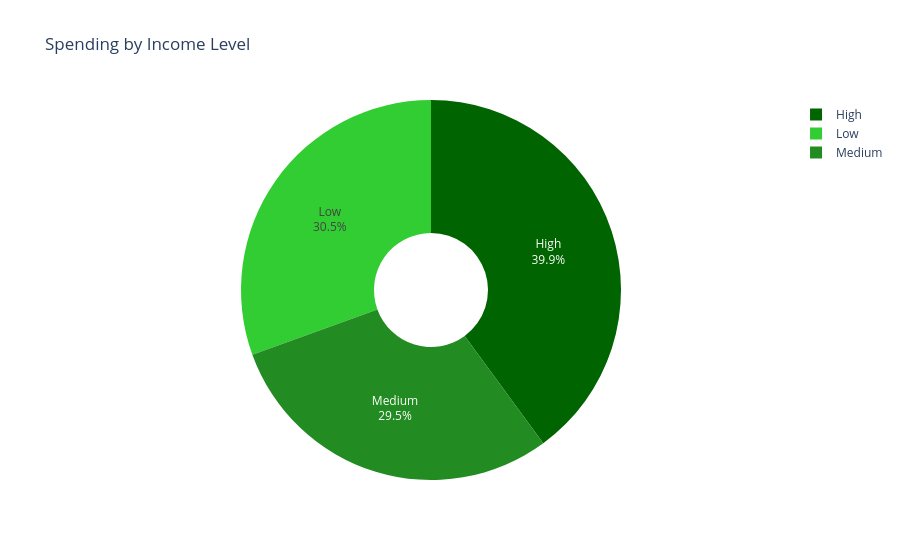

The code cell stored with this chart in its notebook:
### Markdown cell above
Description:
1. Why was this visualization created?
The visualization was created to analyze the distribution of total spending across different age groups. By grouping the data into age bins and aggregating the total spending for each group, the visualization aims to identify trends and patterns in spending behavior relative to age. The focus is to see which age groups contribute the most to total spending, helping businesses or organizations to understand consumer spending behavior by age demographics.
2. What question does it address?
The question this visualization addresses is:
"How does total spending vary across different age groups, and which age group has the highest and lowest spending?"

Visualization Type: Bar graph

Data Used:
Variables: Amount, unique TransactionID, Age (grouped)

Key Observations:
High spending in age groups 20-29, 30-39, and 40-49:
    20-29: 143,631.63
    30-39: 140,731.89
    40-49: 231,829.07
    These age groups represent the most significant contributors to the total spending, particularly the 40-49 age group, which has the highest spending.

Moderate spending in age groups 50-59 and 60-69:
    50-59: 155,929.68
    60-69: 151,076.27 
    These groups contribute substantially, though not as much as the 40-49 and 20-29 age groups.

Minimal spending in groups 10-19 and 70-79:
    10-19: 31,579.13
    70-79: 20,459.79 
    These age groups have very low spending, particularly the 70-79 group, which contributes the least in total sales.

Insights:
1. Age Group Spending Correlation with Demographics:
 When comparing the spending figures to the number of customers per age group:
  20-29 (188 customers) and 30-39 (188 customers) have relatively large contributions to total sales despite not being the largest in terms of the customer count (188 customers each). These groups' higher spending may be due to the fact that these age groups are in the workforce, possibly with higher disposable income.
  40-49 (281 customers) has the highest total spending (231,829.07), which aligns with the fact that this group has the largest number of customers (281). This suggests that middle-aged consumers, likely at their peak earning years, contribute significantly to total spending.

2. Younger Groups (10-19):
    The 10-19 age group (45 customers) has some spending recorded ($31,579.13), but this is low compared to the groups with more customers. This age group is likely still dependent on allowances, part-time work, or family support for spending, explaining the lower figures.

3. Older Groups (60-69 and 70-79):
    The 60-69 age group (191 customers) has moderate spending (151,076.27), which is consistent with retirees or those nearing retirement, whose spending habits may focus more on health and lifestyle-related purchases.
    70-79 (22 customers) has a significantly lower total spending (20,459.79). The small customer base and possible limited income or fixed pension could explain this lower spending.

### Code cell
# Ensure the 'Amount' column is numeric
final_combined_dataset['Amount'] = pd.to_numeric(final_combined_dataset['Amount'], errors='coerce')

# Remove duplicates by TransactionID and store the resulting dataset
unique_transactions = final_combined_dataset.drop_duplicates(subset='TransactionID')

# Aggregate data by TransactionID
unique_transaction_sales = unique_transactions.groupby('TransactionID').agg({'Amount': 'sum'}).reset_index()

# Group the dataset by IncomeLevel and calculate the total spending and unique CustomerID count
income_level_spending = unique_transactions.groupby('IncomeLevel').agg({
    'Amount': 'sum',   # Sum of Amount for each IncomeLevel
    'CustomerID': 'nunique'  # Count unique CustomerID for each IncomeLevel
}).reset_index()

# Define custom sort order for IncomeLevel
income_order = ['High', 'Medium', 'Low']

# Convert 'IncomeLevel' column to a categorical type with the custom order
income_level_spending['IncomeLevel'] = pd.Categorical(
    income_level_spending['IncomeLevel'],
    categories=income_order,
    ordered=True
)

# Sort the DataFrame by 'IncomeLevel' based on the custom order
income_level_spending = income_level_spending.sort_values('IncomeLevel')

# Create the donut chart
fig = px.pie(
    income_level_spending,
    names='IncomeLevel',
    values='Amount',
    title="Spending by Income Level",
    hole=0.3,  # Create a donut chart by adding a hole
    color='IncomeLevel',  # Color the sections by IncomeLevel
    color_discrete_sequence=['#006400', '#228B22', '#32CD32']  # Custom dark green shades
)

# Update layout for better readability
fig.update_traces(
    textinfo='percent+label',
    hovertemplate='Income Level: %{label}<br>Spending: %{value}<extra></extra>'
)

fig.update_layout(
    plot_bgcolor='white',
    showlegend=True  # Show the legend
)

# Show the figure
fig.show()

### Figure 1 — Plotly figure (JSON) as saved in the notebook; plotly's stock layout.template omitted (floating-point values rounded to 4 significant figures)
{"data": [{"customdata": [["High"], ["Medium"], ["Low"]], "domain": {"x": [0, 1], "y": [0, 1]}, "hole": 0.3, "hovertemplate": "Income Level: %{label}<br>Spending: %{value}<extra></extra>", "labels": ["High", "Medium", "Low"], "legendgroup": "", "marker": {"colors": ["#006400", "#228B22", "#32CD32"]}, "name": "", "showlegend": true, "textinfo": "percent+label", "type": "pie", "values": [349600.0, 258400.0, 267200.0]}], "layout": {"autosize": true, "legend": {"tracegroupgap": 0}, "piecolorway": ["#006400", "#228B22", "#32CD32"], "plot_bgcolor": "white", "showlegend": true, "title": {"text": "Spending by Income Level"}}}
